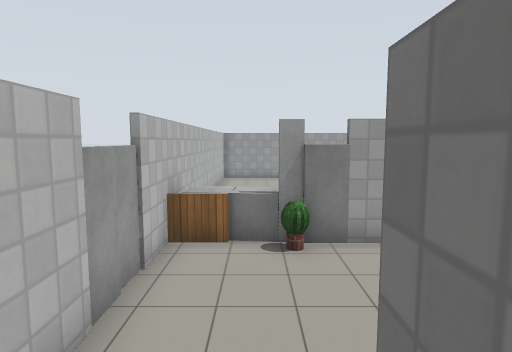
[1] (above)

19 first-person views from a walk through a robot-simulator world made for Gazebo. The camera is 0.9 m above the floor, tilts 6° down and sees 75° across. The floor is counted in squares, 1 m on a side. Each view is taken from the middle of a square. On the plan, view 1 faces up. The plan holds only what a view shows up to about 12 squares ahead; the rest is blank. The place goes on beyond the plan. Simple patterns stand in for the simulator's built-in surfaces. Simple shapes stand in for some stock models. Surface patterns are stand-ins for the level's own textures.

[2]
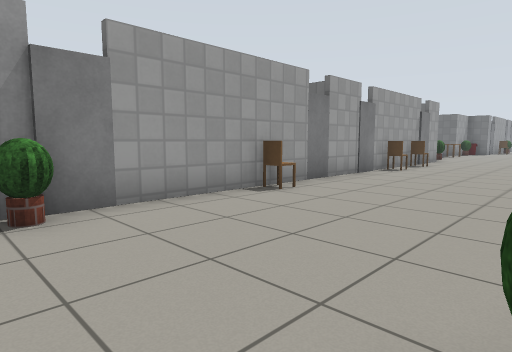

[3]
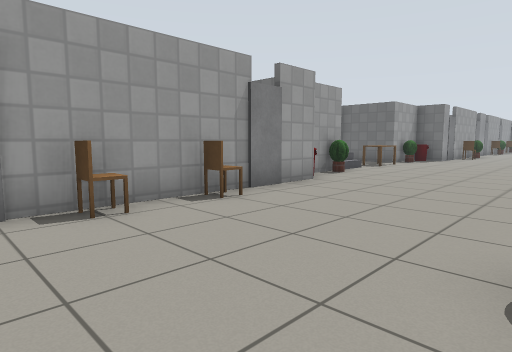

[4]
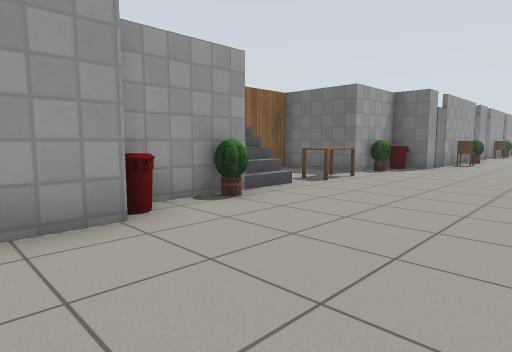

[5]
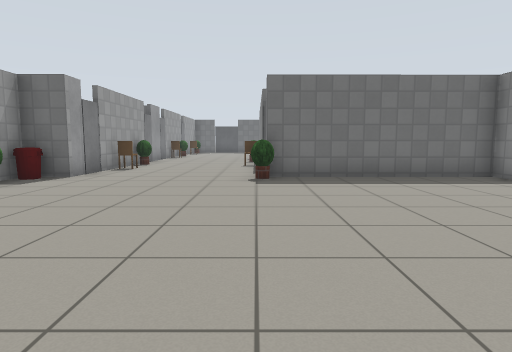

[6]
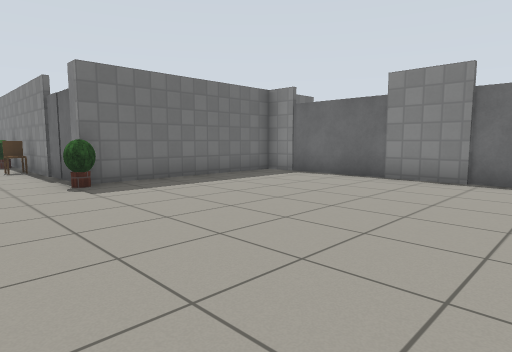

[7]
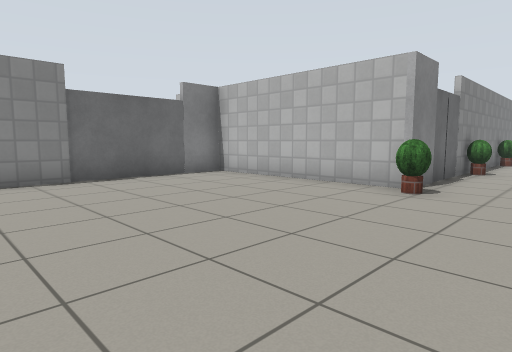

[8]
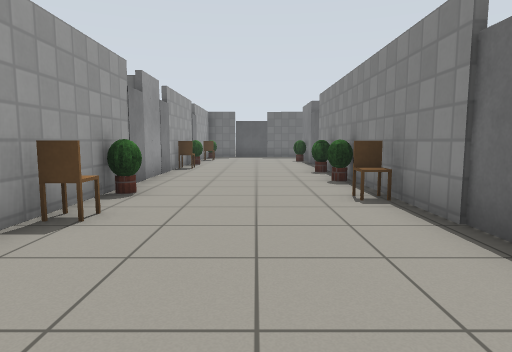

[9]
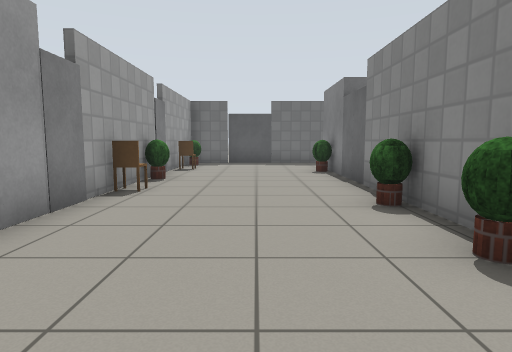

[10]
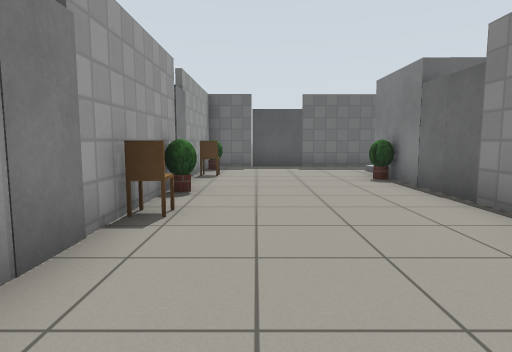

[11]
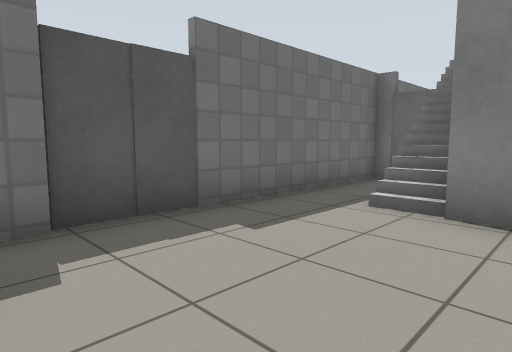

[12]
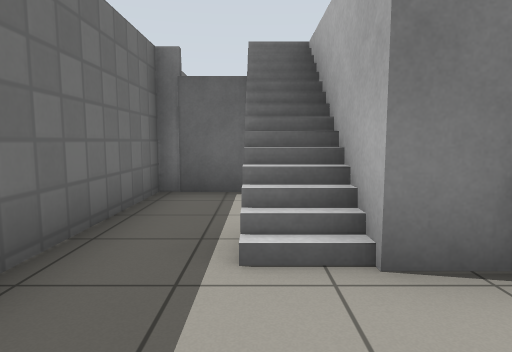

[13]
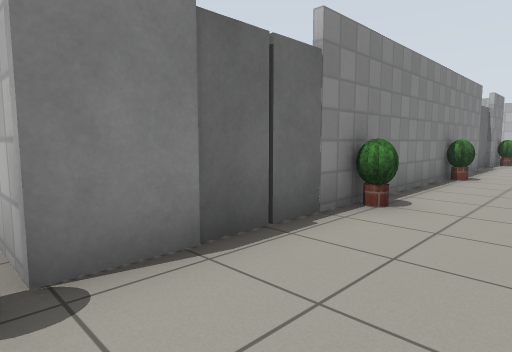

[14]
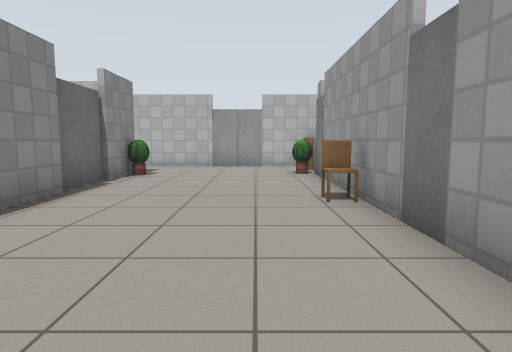

[15]
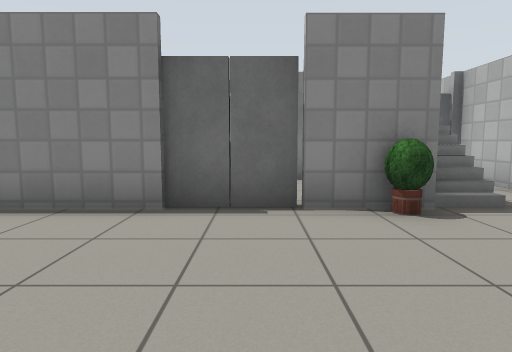

[16]
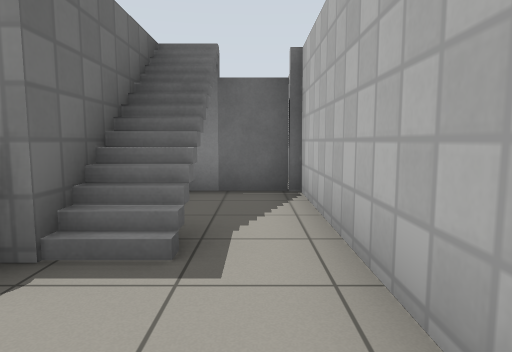

[17]
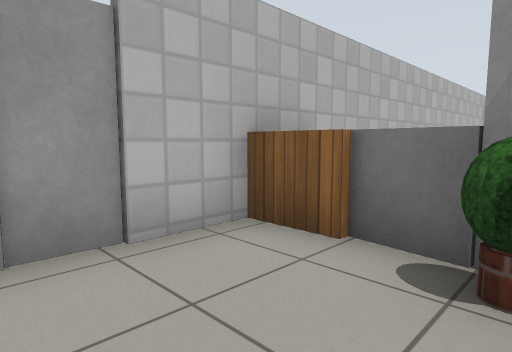

[18]
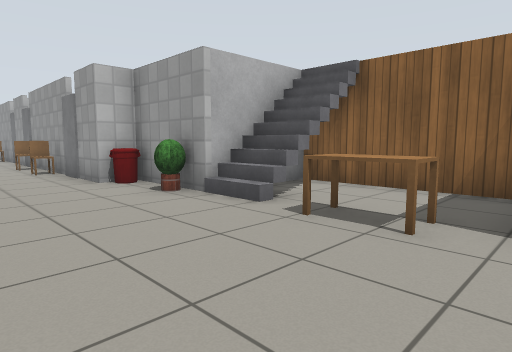

[19]
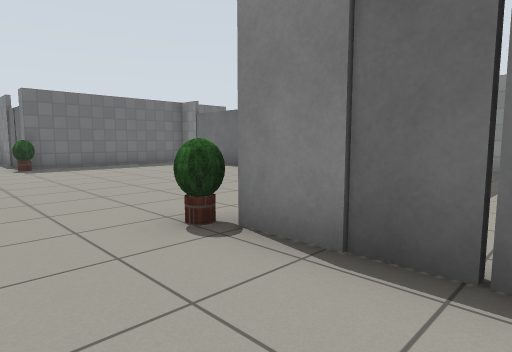

### Floor plan
Points are (right, up) in squares from view 1. A wall is a line through its corners. A room is listed if a view was taken in it or the views show most of it. See-through windows are left out.
Room 1 (views 1, 2, 3, 4, 5, 6, 7, 8, 9, 10, 11, 12, 13, 14, 15, 16, 17, 18, 19)
walls: (14.2, 1.7) (15.6, 1.7) (15.6, -3.9) (16.6, -3.9); (25.3, 7.3) (25.3, 7.8) (22.8, 7.8) (22.8, 10.4) (18.2, 10.4) (18.2, 7.5) (15.6, 7.5) (15.6, 6.6) (14.4, 6.6); (19.8, -3.9) (21.5, -3.9); (13.5, 6.6) (9.5, 6.6); (27.5, 1.7) (28.5, 1.7); (24.4, -3.9) (25.3, -3.9) (25.3, 1.6); (29.4, 1.7) (31.5, 1.7); (30.5, 6.6) (26.7, 6.6); (8.6, 6.6) (7.4, 6.6); (32.4, 1.7) (33.5, 1.7); (33.2, 6.6) (31.7, 6.6); (6.4, 6.6) (1.7, 6.6); (34.4, 1.7) (35.5, 1.7); (4.4, 1.7) (11.4, 1.7); (37.6, 1.7) (40.1, 1.7) (40.1, -1.3); (37.5, 6.6) (34.4, 6.6); (1.2, 1.7) (2.4, 1.7); (0.6, -1.4) (0.6, 1.6); (-0.4, -1.9) (0.2, -1.9); (-1.8, 3.5) (-1.8, -2); (42.8, 5.5) (42.8, 6.6) (38.7, 6.6); (42.7, -1.9) (42.7, 3.5); (-1.8, 13.5) (-1.8, 5.4)
low walls: (-1.4, 6.6) (-1.9, 6.6)
ways out: opening at (42, -1)
objects: door leaf (-2, 4); door leaf (-2, 5); door leaf (-1, -2); grey box (-1, 7) to (-1, 8); grey box (0, 7) to (0, 8); plant (1, 2); plant (1, 6); door leaf (1, 7); door leaf (3, 1); door leaf (4, 1); chair (5, 6); plant (7, 2); door leaf (7, 7); chair (11, 6); plant (12, 2); chair (12, 6); door leaf (13, 1); door leaf (14, 1); plant (16, 2); bin (16, 7); door leaf (17, -4) to (19, -4); plant (18, 7); stairs (19, 8) to (19, 10); desk (21, 8) to (22, 8); door leaf (22, -4) to (24, -4); plant (24, 7); plant (25, 2); bin (25, 7); door leaf (26, 2); door leaf (26, 7); door leaf (27, 2); chair (28, 6); chair (29, 2); plant (30, 6); plant (32, 2); plant (34, 2); chair (35, 6); door leaf (36, 2); door leaf (37, 2); plant (37, 6); plant (39, 2); chair (40, 6); plant (41, 6); door leaf (43, 4); door leaf (43, 5)

Positions as (right, up) in squares from view 1, and headings:
1: (0, 0), facing up
2: (0, 2), facing up-right
3: (9, 2), facing up-right
4: (14, 3), facing up-right
5: (17, 2), facing right
6: (18, 4), facing down-right
7: (22, 4), facing down-left
8: (24, 4), facing right
9: (29, 4), facing right
10: (31, 5), facing right
11: (39, 6), facing down-right
12: (41, 4), facing down
13: (16, 4), facing down-left
14: (10, 5), facing left
15: (3, 6), facing down
16: (-1, 4), facing down
17: (1, 4), facing up-left
18: (23, 4), facing up-left
19: (13, 4), facing down-right
